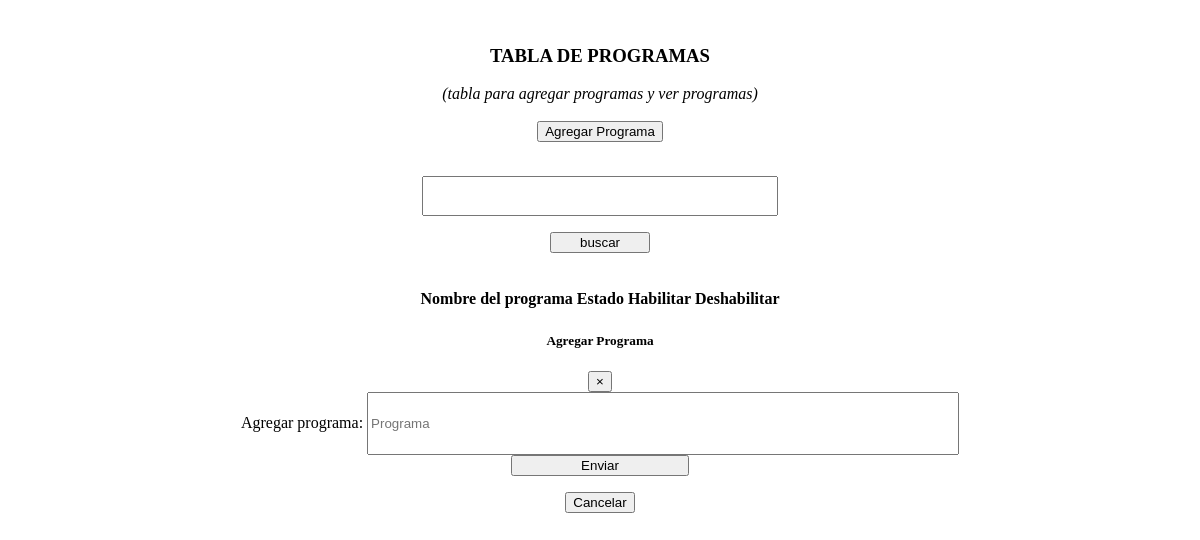
The page /controlador/directivoController/agregarprogramaController.php on the database as committed earlier.
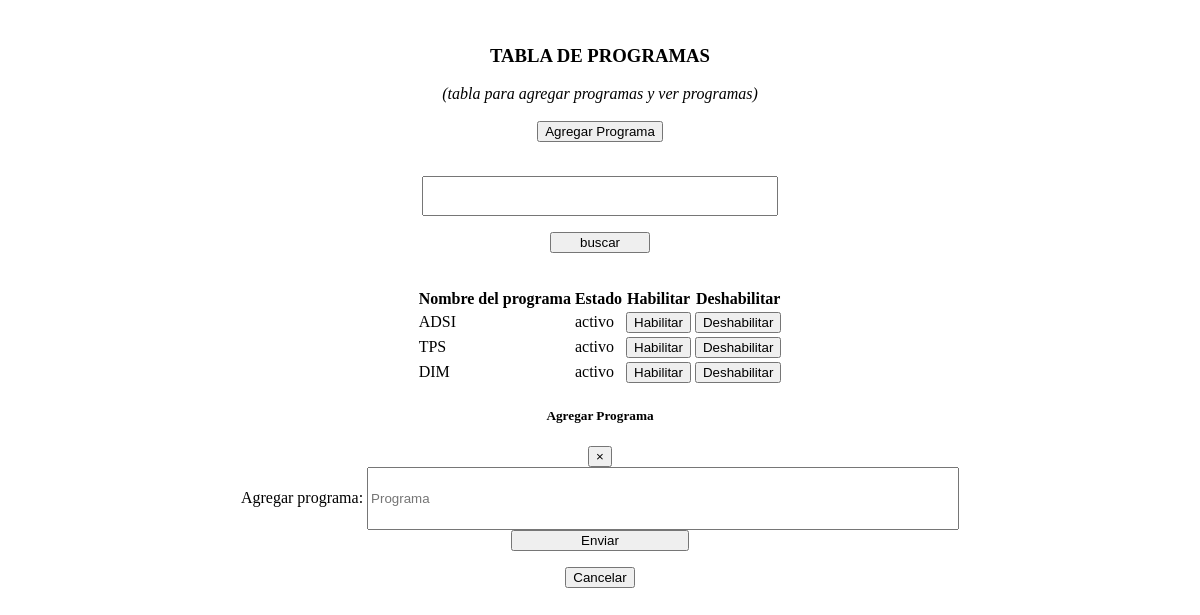
The same page on the database as committed later.
### tables this page shows
CREATE TABLE IF NOT EXISTS `programa` (
  `id_programa` int(11) NOT NULL AUTO_INCREMENT,
  `nombre` varchar(20) NOT NULL,
  `id_estado` int(11) NOT NULL,
  PRIMARY KEY (`id_programa`)
);

CREATE TABLE IF NOT EXISTS `estado` (
  `id_estado` int(11) NOT NULL AUTO_INCREMENT,
  `nombre` varchar(20) NOT NULL,
  PRIMARY KEY (`id_estado`)
);

### controlador/class.programa.php (called while the page is built, shortened)
<?php
class Programa{
	static function imprimirprograma($WHERE){
		$db = new Conexion();
		$sql = "SELECT programa.id_programa,programa.nombre,estado.nombre as estadoo
		FROM programa
		INNER JOIN estado on programa.id_estado=estado.id_estado
		$WHERE";
		$datos = $db->query($sql);
		return $datos;
	}
}
?>

### controlador/directivoController/agregarprogramaController.php (the view, shortened to what this page needs)
            <center><br>
                <h3><strong>TABLA DE PROGRAMAS</strong></h3>
                <em>(tabla para agregar programas y  ver programas)</em></acronym><br><br>
                <button type="button" class="btn btn-info" data-toggle="modal" data-target="#Programing">Agregar Programa</button>
                <br><br>
                <form name="form1" method="POST" action="<?php echo $_SERVER['PHP_SELF']; ?>" id="cdr" >
                    <p><input name="T1"  type="text" style="width:30%; height:5%" class="form-control" size="20"></p>
                    <input  name="buscar" type="submit" id="buscar" value="buscar" class="btn btn-lg btn-primary btn-block btn-sm" style="width: 100px"/>
                </form><br>
                <?php
                $buscar = $_POST['T1'];
                include_once'../../controlador/class.programa.php';
                $sql = Programa::imprimirprograma("WHERE programa.nombre LIke '%".$buscar."%' ");
                echo '<div class="table-responsive table-hover">';
                echo '<table class="table">';
                echo  '<thead class="bg-danger">';
                echo '<tr>';
                echo '<th scope="col">Nombre del programa</th>';
                echo '<th scope="col">Estado</th>';
                echo '<th scope="col">Habilitar</th>';
                echo '<th scope="col">Deshabilitar</th>';
                echo '</tr>';
                echo '</thead>';
                while ($reg= Mysqli_fetch_array($sql)) {
                echo "<tr class='success'>";
                echo "<td>";
                echo $reg['nombre'];
                echo "</td>";
                echo "<td>";
                echo $reg['estadoo'];
                echo "</td>";
                echo "<td><a href='../../controlador/prueba.php?codigo=$reg[id_programa]&proaceptar=2'><button type='button' class='btn btn-warning'>Habilitar</button></a></td>";
                echo "<td><a href='../../controlador/prueba.php?codigo=$reg[id_programa]&pronoaceptar=2'><button type='button' class='btn btn-danger'>Deshabilitar</button></a></td>";
                }
                echo "</table>";
                    ?>
<div class="modal fade" id="Programing" tabindex="-1" role="dialog" aria-labelledby="exampleModalCenterTitle"
    aria-hidden="true">
    <div class="modal-dialog modal-dialog-centered" role="document">
        <div class="modal-content">
            <div class="modal-header">
                <h5 class="modal-title" id="exampleModalCenterTitle">Agregar Programa</h5>
                <button type="button" class="close" data-dismiss="modal" aria-label="Close">
                    <span aria-hidden="true">&times;</span>
                </button>
            </div>
            <div class="modal-body">
            <form method="POST" action="../../controlador/ejecutaprograma.php" id="sss" name="sss">
                    Agregar programa:
                    <input type="text" name="nombre" id="nombre" style="width:50%; height:8%" class="form-control"
                        placeholder="Programa" required><br>
                    <input type="submit" name="" value="Enviar" class="btn btn-lg btn-primary btn-block btn-sm" style="width:15%">
                </form>
            </div>
            <div class="modal-footer">
                <button type="button" class="btn btn-secondary" data-dismiss="modal">Cancelar</button>
            </div>
        </div>
    </div>
</div>

Rows that differ between the two databases and show on the page:
now on this page (row edited): programa: nombre "ADSI", id_estado.nombre "activo"
now on this page (row edited): programa: nombre "TPS", id_estado.nombre "activo"
added programa: nombre "DIM", id_estado.nombre "activo"
